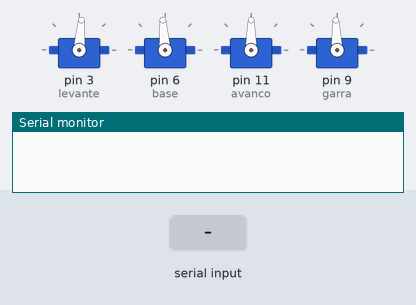
The sketch below on a simulated Arduino Uno, built with avr-gcc and run on an emulated ATmega328P. Parts: 4 × servo, the last lines printed to the serial monitor. Inputs (shaded band) come from the test bench.

Above: at 1.2 s.
1.3 s: "r" received over Serial
At 2.37 s:
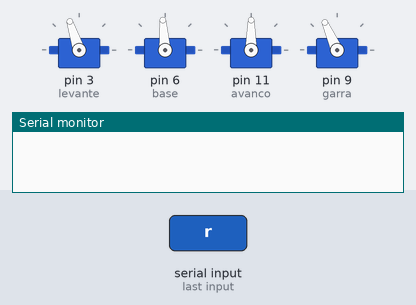
At 10.8 s:
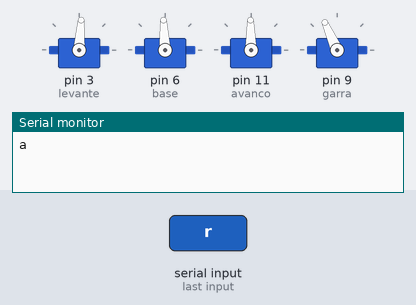
Timing chart, 0 to 12.3 s (numbered marks = the images above; inputs shaded):
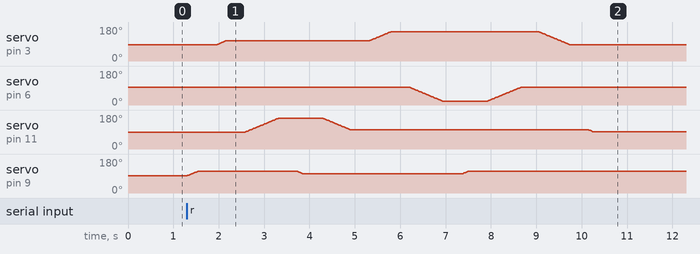

Measured:
- after the input at 1.3 s, servo on pin 3 (levante): rises from 85° to 154° in 3.8 s, then falls to 86° in 4.0 s; servo on pin 11 (avanco): rises from 90° to 164° in 0.75 s, then falls to 91° in 6.9 s

The sketch:

braco_roboUno.ino
```cpp
/***************************
  IdeiaLab codigo para o braço robo, vesão Diamante (1.0)
  Data da ultima alteração 29.05.2023 ( versão 100% automatica com Rx - TX)
***************************/

// BIBLIOTECAS
#include <Servo.h> // inclui biblioteca do servomotor

// OBJETOS
Servo levante, base, avanco, garra; // "nomeia" os servos

//FUNÇÃO
void movimento (int qualServo, int pos_final); // função para movimentar o servo


//VARIAVEIS DE "MEMORIA" - ANGULOS POSIÇÃO NEUTRA
int memoria_angulo_levante = 85; // recomendação -> pos_inicial =  85 , pos_alta_max = 160 , pos_baixa_min = 63
int memoria_angulo_base = 94;    // recomendação -> pos_inicial =  94 , pos_livre = entre 2 a 188
int memoria_angulo_avanco = 90;  // recomendação -> pos_inicial =  90 , pos_avançada_max = 175 , pos_recuo_min = 33
int memoria_angulo_garra = 92;   // recomendação -> pos_inicial =  90(fechada),pos_fechada_max = 93, pos_aberta_max_recomendada = 120,pos_aberta_max =  137 ,

// CRONTROLE LOGICO
bool Ja_li = false; // Variável de controle logico

// CRONTROLE DE VELOCIDADE
// obs -- recomendação usar entre 5 (rapido) a 100(muito lento).
int velocidade_do_servo = 10; // referente a velociade que os apm são adicionados ou subtraidos na for,o limitante e o delay.
int atraso_final = 400; // delay no final de cada ativação da funçaõ movimento


void setup() {

  // SERIAL
  Serial.begin( 9600) ;

  // PINOS - SERVOS
  levante.attach(3); // servo da esquerda no pino 3 ( referencial: garra alinhada com o arduino)
  base.attach(6);    // servo de baixo no pino 5  ( referencial: o solo)
  avanco.attach(11);  // servo da direita no pino 6 ( referencial: garra alinhada com o arduino)
  garra.attach(9);   // servo de cima no pino 9  ( referencial: o solo)

  //POSIÇÃO INICIAL - SERVOS
  levante.write(memoria_angulo_levante); //defini a posição inicial do servo levante no angulo 85°
  base.write(memoria_angulo_base);    //defini a posição inicial do servo base no angulo 92°
  avanco.write(memoria_angulo_avanco);  //defini a posição inicial do servo avanco no angulo 90°
  garra.write(memoria_angulo_garra);   //defini a posição inicial do servo garra no angulo 92°

}

void loop() {

  if (Serial.available()) { // Verifica se há dados disponíveis para leitura
    char RD_carta = Serial.read(); // Lê o caractere recebido

    if (RD_carta == 'r' && !Ja_li) {
      //diretia
      movimento (4, 115); // garra
      movimento (1, 109); // levate
      movimento (3, 165); // avanco
      movimento (4, 100);  // garra  ***alterado de 90 pra 100***
      movimento (3, 100); // avanco
      movimento (1, 155); // levante ***alterado de 175 para 155***
      movimento (2, 18);  // base  *** direita  ***
      movimento (4, 115); // garra
      movimento (2, 94); // base
      movimento (1, 85); // levate
      movimento (3, 90); // avanco
      Serial.println("a"); // Envia uma mensagem

    }

    else if (RD_carta == 'g' && !Ja_li) {
      //esquerda
      movimento (4, 115); // garra
      movimento (1, 109); // levate
      movimento (3, 165); // avanco
      movimento (4, 100);  // garra  ***alterado de 90 pra 100***
      movimento (3, 100); // avanco
      movimento (1, 155); // levante ***alterado de 175 para 155***
      movimento (2, 155);  // base  ****Esquerda****
      movimento (4, 115); // garra
      movimento (2, 94); // base
      movimento (1, 85); // levate
      movimento (3, 90); // avanco

    }
    Ja_li = true; // Define a variável de controle como verdadeira
  }

  // Reinicia a variável de controle para permitir uma nova execução
  if (!Serial.available() && Ja_li) {
    Ja_li = false;
  }
}

//OBESERVAÇÕES
/* Para facilitar vou referenciar os servos na função abaixo
   por numeros sendo:
   levante = 1
   base = 2
   avanco = 3
   garra = 4
*/

void movimento ( int qualServo, int pos_final) {

  // Bloco de verificação do servo e angulo da memoria
  int memoria_angulo_temporaria;

  if ( qualServo == 1) {
    // atribuir a temporaria o valor da fixa levante - angulo
    memoria_angulo_temporaria = memoria_angulo_levante;
  }
  else if ( qualServo == 2) {
    // atribuir a temporaria o valor da fixa base - angulo
    memoria_angulo_temporaria = memoria_angulo_base;
  }
  else if ( qualServo == 3) {
    // atribuir a temporaria o valor da fixa avanco - angulo
    memoria_angulo_temporaria = memoria_angulo_avanco;
  }
  else if ( qualServo == 4) {
    // atribuir a temporaria o valor da fixa garra - angulo
    memoria_angulo_temporaria = memoria_angulo_garra;
  }

  // Bloco de verificação angulo inicial e angulo final
  int sentido_angulo;

  if ( memoria_angulo_temporaria < pos_final ) {
    // movimento de avanço, angulo final maior que angulo inicial
    sentido_angulo = 1;
  }
  else if ( memoria_angulo_temporaria > pos_final ) {
    // movimento de retorno, angulo final menor que angulo inicial
    sentido_angulo = -1;
  }
  else {
    sentido_angulo = 0;
  }

  // Bloco de ação
  int caixa_de_apm;
  // obs -> apm = angulo de posição mutavel
  // AVANÇO
  if ( sentido_angulo == 1) {
    if ( qualServo == 1) {
      for ( int apm = memoria_angulo_temporaria; apm < pos_final; apm++) {
        levante.write(apm);
        delay(velocidade_do_servo);
        caixa_de_apm = apm ;
      }
      memoria_angulo_levante = caixa_de_apm ;
    }
    else if ( qualServo == 2) {
      for ( int apm = memoria_angulo_temporaria; apm < pos_final; apm++) {
        base.write(apm);
        delay(velocidade_do_servo);
        caixa_de_apm = apm ;
      }
      memoria_angulo_base = caixa_de_apm;
    }
    else if ( qualServo == 3) {
      for ( int apm = memoria_angulo_temporaria; apm < pos_final; apm++) {
        avanco.write(apm);
        delay(velocidade_do_servo);
        caixa_de_apm = apm ;
      }
      memoria_angulo_avanco = caixa_de_apm;
    }
    else if ( qualServo == 4) {
      for ( int apm = memoria_angulo_temporaria; apm < pos_final; apm++) {
        garra.write(apm);
        delay(velocidade_do_servo);
        caixa_de_apm = apm;
      }
      memoria_angulo_garra = caixa_de_apm;
    }
    delay(atraso_final);
  }
  //RETORNO
  if ( sentido_angulo == -1) {
    if ( qualServo == 1) {
      for ( int apm = memoria_angulo_temporaria; apm > pos_final; apm--) {
        levante.write(apm);
        delay(velocidade_do_servo);
        caixa_de_apm = apm ;
      }
      memoria_angulo_levante = caixa_de_apm;
    }
    else if ( qualServo == 2) {
      for ( int apm = memoria_angulo_temporaria; apm > pos_final; apm--) {
        base.write(apm);
        delay(velocidade_do_servo);
        caixa_de_apm = apm ;
      }
      memoria_angulo_base = caixa_de_apm;
    }
    else if ( qualServo == 3) {
      for ( int apm = memoria_angulo_temporaria; apm > pos_final; apm--) {
        avanco.write(apm);
        delay(velocidade_do_servo);
        caixa_de_apm = apm ;
      }
      memoria_angulo_avanco = caixa_de_apm;
    }
    else if ( qualServo == 4) {
      for ( int apm = memoria_angulo_temporaria; apm > pos_final; apm--) {
        garra.write(apm);
        delay(velocidade_do_servo);
        caixa_de_apm = apm ;
      }
      memoria_angulo_garra = caixa_de_apm;
    }
    delay(atraso_final);
  }
}
```
